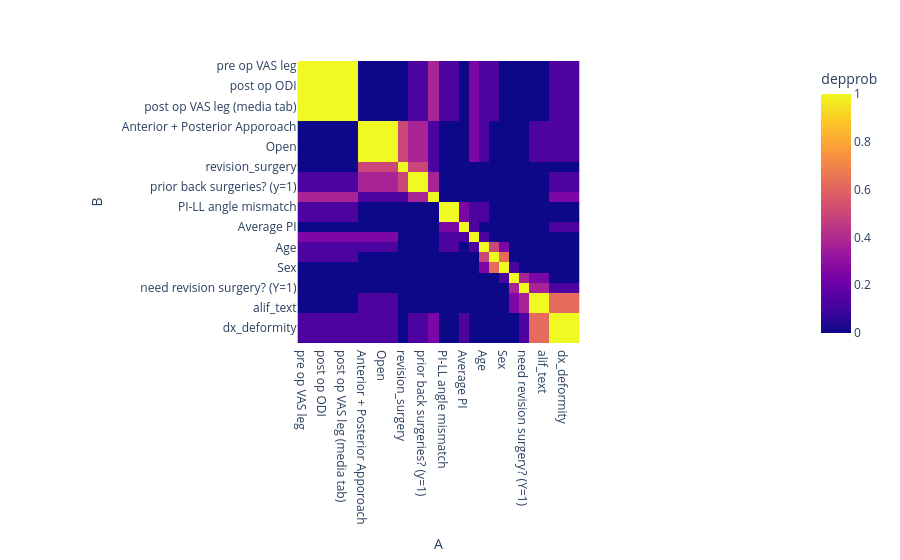

The cell this chart's notebook holds for it:
### Code cell
depmap_small = engine.clustermap(
    "depprob",
    indices=cols,
    zmin=0,
    zmax=1
)
depmap_small.figure.show()

### Figure 1 — Plotly figure (JSON) as saved in the notebook; plotly's stock layout.template omitted (floating-point values rounded to 4 significant figures; data arrays with more than 128 entries replaced by an {"elided": "..."} marker saying what was removed)
{"data": [{"coloraxis": "coloraxis", "hovertemplate": "A: %{x}<br>B: %{y}<br>depprob: %{z}<extra></extra>", "name": "0", "type": "heatmap", "x": ["pre op VAS leg", "pre op ODI", "post op ODI", "post op VAS back (media tab)", "post op VAS leg (media tab)", "pre op VAS back", "Anterior + Posterior Apporoach", "Perc screws?", "Open", "Standalone XLIF Check", "revision_surgery", "dx_adjacent_segment", "prior back surgeries? (y=1)", "dx_stenosis", "PI-LL angle mismatch", "ABS PI-LL angle mismatch", "Average PI", "xlif_text", "Age", "BMI", "Sex", "radiographic adjacent segment disease? (Y/N)", "need revision surgery? (Y=1)", "ALIF Count", "alif_text", "dx_spondylolisthesis", "dx_deformity", "Lateral Count"], "xaxis": "x", "y": ["pre op VAS leg", "pre op ODI", "post op ODI", "post op VAS back (media tab)", "post op VAS leg (media tab)", "pre op VAS back", "Anterior + Posterior Apporoach", "Perc screws?", "Open", "Standalone XLIF Check", "revision_surgery", "dx_adjacent_segment", "prior back surgeries? (y=1)", "dx_stenosis", "PI-LL angle mismatch", "ABS PI-LL angle mismatch", "Average PI", "xlif_text", "Age", "BMI", "Sex", "radiographic adjacent segment disease? (Y/N)", "need revision surgery? (Y=1)", "ALIF Count", "alif_text", "dx_spondylolisthesis", "dx_deformity", "Lateral Count"], "yaxis": "y", "z": {"elided": "28x28 float values"}}], "layout": {"coloraxis": {"cmax": 1, "cmin": 0, "colorbar": {"title": {"text": "depprob"}}, "colorscale": [[0, "#0d0887"], [0.1111, "#46039f"], [0.2222, "#7201a8"], [0.3333, "#9c179e"], [0.4444, "#bd3786"], [0.5556, "#d8576b"], [0.6667, "#ed7953"], [0.7778, "#fb9f3a"], [0.8889, "#fdca26"], [1, "#f0f921"]]}, "margin": {"t": 60}, "xaxis": {"anchor": "y", "constrain": "domain", "domain": [0, 1], "scaleanchor": "y", "title": {"text": "A"}}, "yaxis": {"anchor": "x", "autorange": "reversed", "constrain": "domain", "domain": [0, 1], "title": {"text": "B"}}}}
